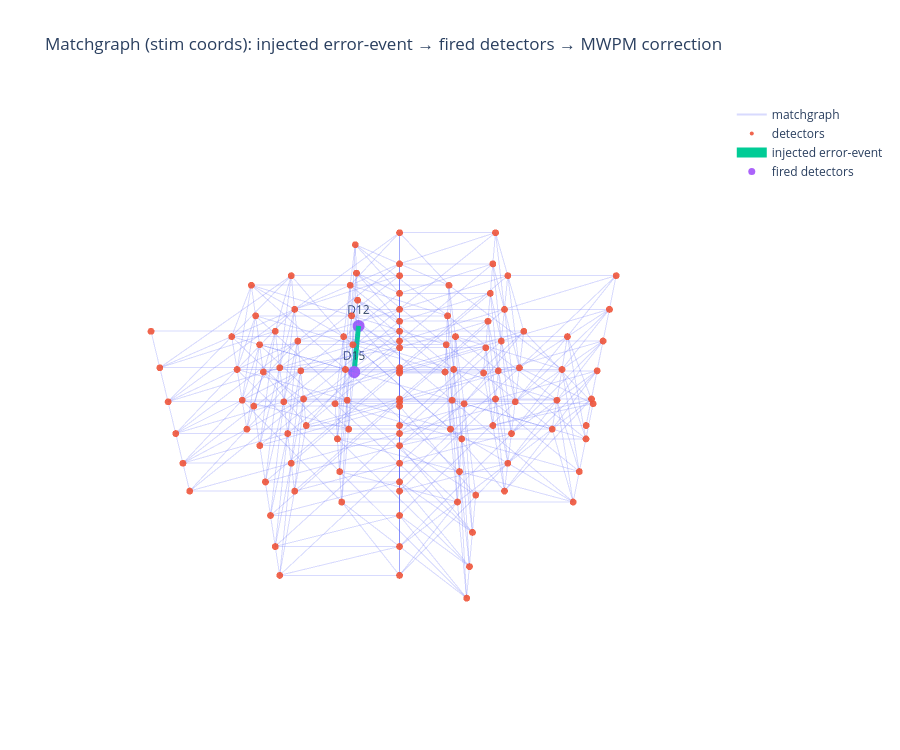

The cell this chart's notebook holds for it:
### Markdown cell above
## 5) 单个 error-event 注入演示（可旋转）

### Code cell
demo_single_error_event_on_matchgraph(c, seed=2)

### Figure 1 — Plotly figure (JSON) as saved in the notebook; plotly's stock layout.template omitted (floating-point values rounded to 4 significant figures; data arrays with more than 128 entries replaced by an {"elided": "..."} marker saying what was removed)
{"data": [{"line": {"width": 2}, "mode": "lines", "name": "matchgraph", "opacity": 0.25, "type": "scatter3d", "x": {"elided": "1512 int values"}, "y": {"elided": "1512 int values"}, "z": {"elided": "1512 int values"}}, {"marker": {"size": 4}, "mode": "markers", "name": "detectors", "opacity": 0.9, "type": "scatter3d", "x": [0, 2, 2, 0, 0, 0, 4, 2, 4, 2, 6, 6, 4, 4, 8, 6, 8, 6, 10, 10, 8, 8, 10, 10, 2, 4, 2, 6, 8, 6, 2, 0, 2, 6, 4, 6, 4, 8, 10, 8, 4, 2, 2, 8, 6, 6, 0, 2, 6, 4, 4, 8, 10, 8, 4, 2, 8, 6, 4, 8, 2, 6, 2, 0, 4, 6, 4, 8, 10, 8, 2, 2, 6, 6, 0, 4, 4, 8, 10, 8, 2, 6, 4, 8, 2, 6, 2, 0, 4, 6, 4, 8, 10, 8, 2, 2, 6, 6, 0, 4, 4, 8, 10, 8, 2, 6, 4, 8, 0, 2, 4, 6, 8, 10, 2, 6, 0, 4, 8, 10], "y": [4, 2, 6, 4, 8, 8, 4, 2, 8, 6, 2, 6, 4, 8, 4, 2, 8, 6, 2, 6, 4, 8, 2, 6, 0, 2, 0, 0, 2, 0, 2, 4, 4, 4, 2, 2, 4, 2, 2, 4, 6, 4, 6, 6, 4, 6, 8, 8, 8, 6, 8, 6, 6, 8, 10, 8, 10, 8, 10, 10, 0, 0, 2, 4, 2, 2, 4, 2, 2, 4, 4, 6, 4, 6, 8, 6, 8, 6, 6, 8, 8, 8, 10, 10, 0, 0, 2, 4, 2, 2, 4, 2, 2, 4, 4, 6, 4, 6, 8, 6, 8, 6, 6, 8, 8, 8, 10, 10, 4, 2, 4, 2, 4, 2, 6, 6, 8, 8, 8, 6], "z": [0, 0, 0, 1, 0, 1, 0, 1, 0, 1, 0, 0, 1, 1, 0, 1, 0, 1, 0, 0, 1, 1, 1, 1, 1, 1, 2, 1, 1, 2, 2, 2, 1, 1, 2, 2, 2, 2, 2, 2, 1, 2, 2, 1, 2, 2, 2, 1, 1, 2, 2, 2, 2, 2, 1, 2, 1, 2, 2, 2, 3, 3, 3, 3, 3, 3, 3, 3, 3, 3, 3, 3, 3, 3, 3, 3, 3, 3, 3, 3, 3, 3, 3, 3, 4, 4, 4, 4, 4, 4, 4, 4, 4, 4, 4, 4, 4, 4, 4, 4, 4, 4, 4, 4, 4, 4, 4, 4, 5, 5, 5, 5, 5, 5, 5, 5, 5, 5, 5, 5]}, {"line": {"width": 10}, "mode": "lines", "name": "injected error-event", "type": "scatter3d", "x": [2, 4], "y": [0, 2], "z": [1, 1]}, {"marker": {"size": 7}, "mode": "markers+text", "name": "fired detectors", "text": ["D12", "D15"], "textposition": "top center", "type": "scatter3d", "x": [2, 4], "y": [0, 2], "z": [1, 1]}], "layout": {"height": 750, "scene": {"xaxis": {"visible": false}, "yaxis": {"visible": false}, "zaxis": {"visible": false}}, "title": {"text": "Matchgraph (stim coords): injected error-event → fired detectors → MWPM correction"}}}
